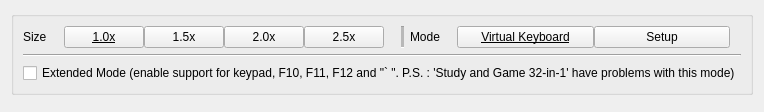
<?xml version="1.0" encoding="UTF-8"?>
<ui version="4.0">
 <class>dlgKeyboard</class>
 <widget class="QWidget" name="dlgKeyboard">
  <property name="geometry">
   <rect>
    <x>0</x>
    <y>0</y>
    <width>861</width>
    <height>124</height>
   </rect>
  </property>
  <property name="windowTitle">
   <string notr="true">Virtual Keyboard</string>
  </property>
  <layout class="QVBoxLayout" name="layout_dlgKeyboard">
   <property name="sizeConstraint">
    <enum>QLayout::SetFixedSize</enum>
   </property>
   <item>
    <widget class="QGroupBox" name="groupBox_Options">
     <property name="title">
      <string/>
     </property>
     <layout class="QVBoxLayout" name="verticalLayout_Options">
      <item>
       <layout class="QHBoxLayout" name="horizontalLayout_Common">
        <item>
         <widget class="QLabel" name="label_Size">
          <property name="text">
           <string>Size</string>
          </property>
         </widget>
        </item>
        <item>
         <widget class="QWidget" name="widget_Size" native="true">
          <property name="sizePolicy">
           <sizepolicy hsizetype="Expanding" vsizetype="Preferred">
            <horstretch>0</horstretch>
            <verstretch>0</verstretch>
           </sizepolicy>
          </property>
          <property name="focusPolicy">
           <enum>Qt::NoFocus</enum>
          </property>
          <layout class="QHBoxLayout" name="horizontalLayout_Size_xx">
           <property name="spacing">
            <number>0</number>
           </property>
           <property name="leftMargin">
            <number>11</number>
           </property>
           <property name="topMargin">
            <number>0</number>
           </property>
           <property name="rightMargin">
            <number>11</number>
           </property>
           <property name="bottomMargin">
            <number>0</number>
           </property>
           <item>
            <widget class="themePushButton" name="pushButton_Size_10x">
             <property name="font">
              <font>
               <underline>true</underline>
              </font>
             </property>
             <property name="text">
              <string>1.0x</string>
             </property>
             <property name="checkable">
              <bool>true</bool>
             </property>
            </widget>
           </item>
           <item>
            <widget class="themePushButton" name="pushButton_Size_15x">
             <property name="font">
              <font>
               <underline>false</underline>
              </font>
             </property>
             <property name="text">
              <string>1.5x</string>
             </property>
             <property name="checkable">
              <bool>true</bool>
             </property>
            </widget>
           </item>
           <item>
            <widget class="themePushButton" name="pushButton_Size_20x">
             <property name="text">
              <string>2.0x</string>
             </property>
             <property name="checkable">
              <bool>true</bool>
             </property>
            </widget>
           </item>
           <item>
            <widget class="themePushButton" name="pushButton_Size_25x">
             <property name="text">
              <string>2.5x</string>
             </property>
             <property name="checkable">
              <bool>true</bool>
             </property>
            </widget>
           </item>
          </layout>
         </widget>
        </item>
        <item>
         <widget class="Line" name="line">
          <property name="lineWidth">
           <number>1</number>
          </property>
          <property name="midLineWidth">
           <number>3</number>
          </property>
          <property name="orientation">
           <enum>Qt::Vertical</enum>
          </property>
         </widget>
        </item>
        <item>
         <widget class="QLabel" name="label_Mode">
          <property name="text">
           <string>Mode</string>
          </property>
         </widget>
        </item>
        <item>
         <widget class="QWidget" name="widget_Mode" native="true">
          <property name="sizePolicy">
           <sizepolicy hsizetype="Expanding" vsizetype="Preferred">
            <horstretch>0</horstretch>
            <verstretch>0</verstretch>
           </sizepolicy>
          </property>
          <property name="focusPolicy">
           <enum>Qt::NoFocus</enum>
          </property>
          <layout class="QHBoxLayout" name="horizontalLayout_Mode">
           <property name="spacing">
            <number>0</number>
           </property>
           <property name="leftMargin">
            <number>11</number>
           </property>
           <property name="topMargin">
            <number>0</number>
           </property>
           <property name="rightMargin">
            <number>11</number>
           </property>
           <property name="bottomMargin">
            <number>0</number>
           </property>
           <item>
            <widget class="themePushButton" name="pushButton_Mode_virtual">
             <property name="font">
              <font>
               <underline>true</underline>
              </font>
             </property>
             <property name="text">
              <string>Virtual Keyboard</string>
             </property>
             <property name="checkable">
              <bool>true</bool>
             </property>
            </widget>
           </item>
           <item>
            <widget class="themePushButton" name="pushButton_Mode_setup">
             <property name="font">
              <font>
               <underline>false</underline>
              </font>
             </property>
             <property name="text">
              <string>Setup</string>
             </property>
             <property name="checkable">
              <bool>true</bool>
             </property>
            </widget>
           </item>
          </layout>
         </widget>
        </item>
       </layout>
      </item>
      <item>
       <widget class="QWidget" name="widget_Subor" native="true">
        <layout class="QVBoxLayout" name="verticalLayout_Subor">
         <property name="leftMargin">
          <number>0</number>
         </property>
         <property name="topMargin">
          <number>0</number>
         </property>
         <property name="rightMargin">
          <number>0</number>
         </property>
         <property name="bottomMargin">
          <number>0</number>
         </property>
         <item>
          <layout class="QHBoxLayout" name="horizontalLayout_Subor">
           <item>
            <widget class="Line" name="line_Subor">
             <property name="sizePolicy">
              <sizepolicy hsizetype="Expanding" vsizetype="Fixed">
               <horstretch>0</horstretch>
               <verstretch>0</verstretch>
              </sizepolicy>
             </property>
             <property name="orientation">
              <enum>Qt::Horizontal</enum>
             </property>
            </widget>
           </item>
          </layout>
         </item>
         <item>
          <widget class="QCheckBox" name="checkBox_Subor_Extende_Mode">
           <property name="focusPolicy">
            <enum>Qt::NoFocus</enum>
           </property>
           <property name="text">
            <string>Extended Mode (enable support for keypad, F10, F11, F12 and &quot;` &quot;. P.S. : 'Study and Game 32-in-1' have problems with this mode)</string>
           </property>
          </widget>
         </item>
        </layout>
       </widget>
      </item>
     </layout>
    </widget>
   </item>
   <item>
    <widget class="wdgKeyboard" name="keyboard" native="true">
     <property name="sizePolicy">
      <sizepolicy hsizetype="Minimum" vsizetype="Minimum">
       <horstretch>0</horstretch>
       <verstretch>0</verstretch>
      </sizepolicy>
     </property>
    </widget>
   </item>
  </layout>
 </widget>
 <customwidgets>
  <customwidget>
   <class>themePushButton</class>
   <extends>QPushButton</extends>
   <header>theme.hpp</header>
  </customwidget>
  <customwidget>
   <class>wdgKeyboard</class>
   <extends>QWidget</extends>
   <header location="global">dlgKeyboard.hpp</header>
   <container>1</container>
  </customwidget>
 </customwidgets>
 <tabstops>
  <tabstop>pushButton_Size_10x</tabstop>
  <tabstop>pushButton_Size_15x</tabstop>
  <tabstop>pushButton_Size_20x</tabstop>
  <tabstop>pushButton_Size_25x</tabstop>
  <tabstop>pushButton_Mode_virtual</tabstop>
  <tabstop>pushButton_Mode_setup</tabstop>
 </tabstops>
 <resources>
  <include location="resources.qrc"/>
 </resources>
 <connections/>
</ui>
